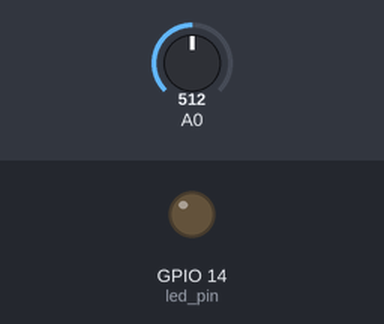
Bench run of a program on a simulated ESP8266 board running MicroPython. Parts: output pins drawn as LEDs (lit = HIGH). Inputs (shaded band) come from the test bench; at power-on: A0 = 512 (analog values on the 0–1023 scale). WiFi joins after 1.5 s; files the program writes start out absent; no MQTT or app messages arrive unless stated; files that are not in the repository are absent; the clock reads 2024-03-15 10:24:30 at power-on unless the program sets it; what the program prints to the serial console is not drawn.

Above: at 2.8 s.
2.9 s: A0 set to 361
4.8 s: A0 set to 332
At 6.8 s:
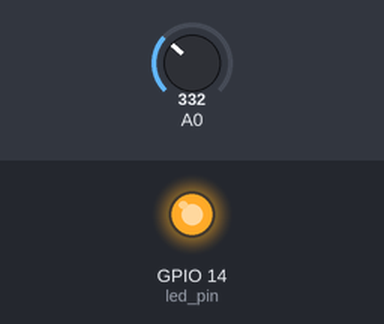
7.1 s: A0 set to 360
At 8.5 s:
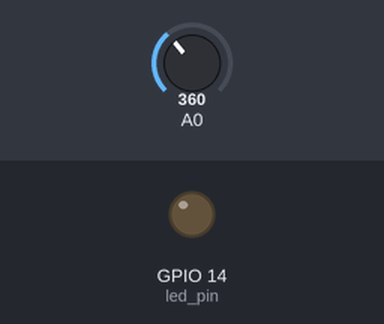
9.1 s: A0 set to 340
At 10.0 s:
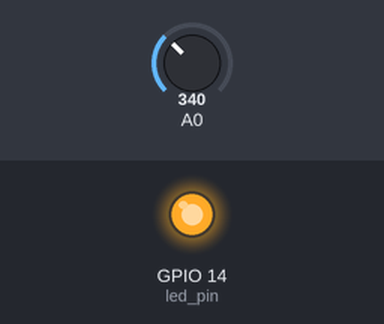
Timing chart, 0 to 12.1 s (numbered marks = the images above; inputs shaded):
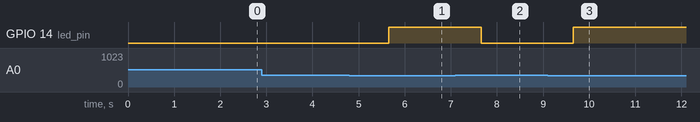

The program:

main_mqtt.py
```python
import machine
import network
from time import sleep, time
import ubinascii
from umqtt.simple import MQTTClient

# These defaults are overwritten with the contents of /config.json by load_config()
CONFIG = {
    "ssid": "ssid_here",
    "password": "password_here",
    "broker": "192.168.1.10",
    "sensor_pin": 0,
    "client_id": b"esp8266_" + ubinascii.hexlify(machine.unique_id()),
    "topic": b"home",
    "publish_interval": 10,
    "led_pin": 14,
}

led_pin = None
sensor_pin = None
wlan = network.WLAN(network.STA_IF)
client = None

def flash_led(seconds):
    led_pin.high()
    sleep(seconds)
    led_pin.low()
    sleep(seconds)

def setup_pins():
    global sensor_pin
    sensor_pin = machine.ADC(CONFIG['sensor_pin'])

    global led_pin
    led_pin = machine.Pin(CONFIG['led_pin'], machine.Pin.OUT)

def do_connect():
    do_connect_wifi()
    do_connect_mqtt()

def do_connect_wifi():
    import network
    global wlan
    # wlan = network.WLAN(network.STA_IF)
    wlan.active(True)
    if not wlan.isconnected():
        print('connecting to network...')
        wlan.connect(CONFIG['ssid'], CONFIG['password'])
        while not wlan.isconnected():
            pass
    print('network config:', wlan.ifconfig())

def do_connect_mqtt():
    global client
    client = MQTTClient(CONFIG['client_id'], CONFIG['broker'])
    client.connect()
    print("Connected to {}".format(CONFIG['broker']))

def load_config():
    import ujson as json
    try:
        with open("/config.json") as f:
            config = json.loads(f.read())
    except (OSError, ValueError):
        print("Couldn't load /config.json")
        save_config()
    else:
        CONFIG.update(config)
        print("Loaded config from /config.json")

def save_config():
    import ujson as json
    try:
        with open("/config.json", "w") as f:
            f.write(json.dumps(CONFIG))
    except OSError:
        print("Couldn't save /config.json")

def keep_connected():
    if not wlan.isconnected():
        do_connect()

def main():
    last_sent = time()

    while True:
        data = sensor_pin.read()
        if data is not None:
            if data < 150:
                flash_led(0.125)
                flash_led(0.125)
                flash_led(0.125)
            elif data < 200:
                flash_led(0.25)
                flash_led(0.25)
            elif data < 300:
                flash_led(0.5)
            elif data < 350:
                led_pin.high()
            else:
                led_pin.low()

            if (time() - last_sent) > CONFIG['publish_interval']:
                keep_connected()

                client.publish(CONFIG['topic'], bytes(str(data), 'utf-8'))
                print('Sensor state: {}'.format(data))
                last_sent = time()
        else:
            flash_led(1)

        sleep(1)

if __name__ == '__main__':
    load_config()
    setup_pins()
    do_connect()
    main()
```

Measured:
- the behaviour switches between 350 and 349 on A0 (found by bisection; images 0 and 1)
- after the input at 2.9 s, every drawn part: stays the same
- after the input at 4.8 s, GPIO 14 (led_pin): LOW → HIGH after 0.86 s
- after the input at 7.1 s, GPIO 14 (led_pin): HIGH → LOW after 0.56 s
- after the input at 9.1 s, GPIO 14 (led_pin): LOW → HIGH after 0.56 s
